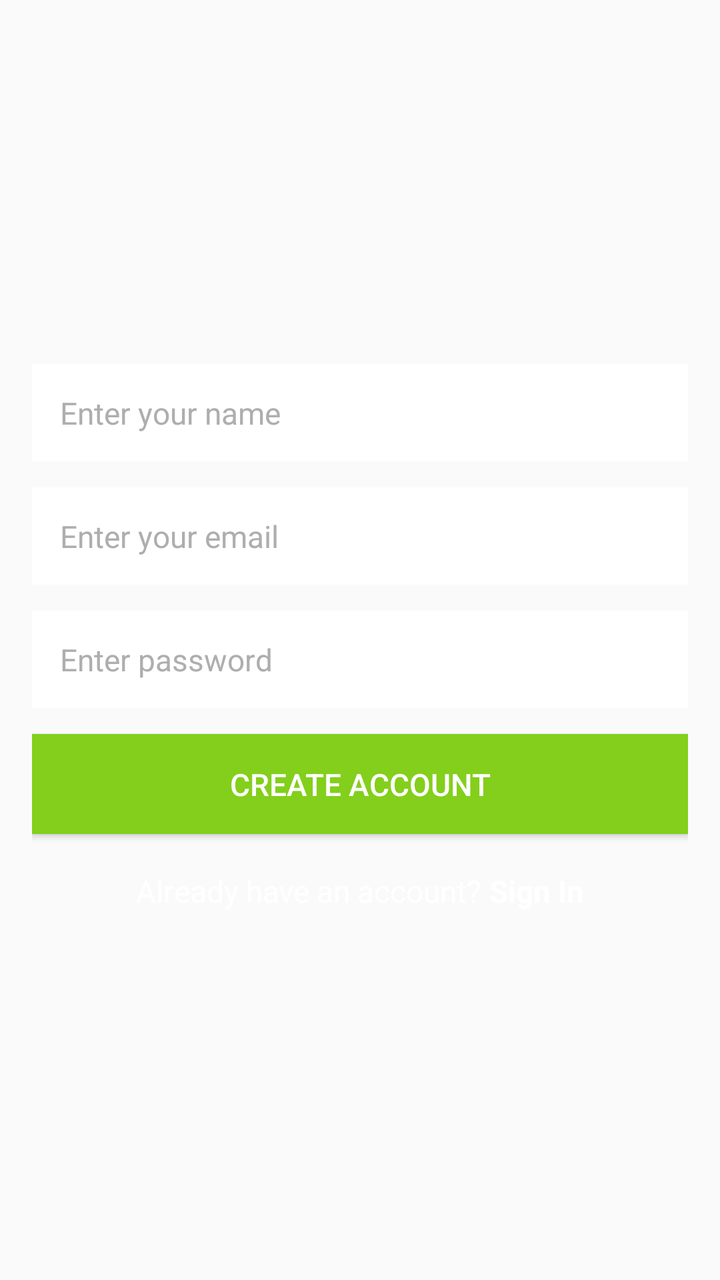
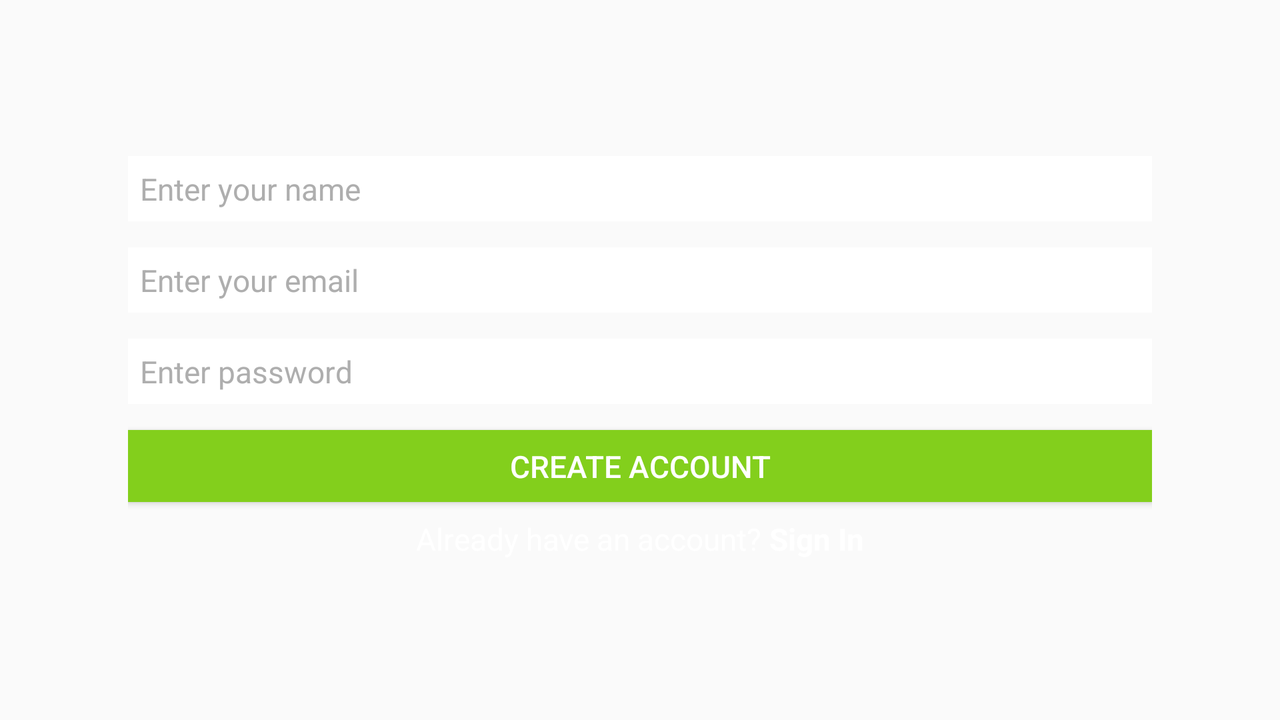

First picture: res/layout/ on a phone held upright. Second picture: the repository's own variant of that layout, on a device whose configuration matches the variant's folder. Source for both follows.
<!-- AndroidManifest.xml: application theme AppTheme -->
<!-- res/layout/activity_create_account.xml -->
<?xml version="1.0" encoding="utf-8"?>
<ScrollView xmlns:android="http://schemas.android.com/apk/res/android"
    xmlns:tools="http://schemas.android.com/tools"
    xmlns:app="http://schemas.android.com/apk/res-auto"
    android:id="@+id/activity_create_account"
    android:layout_width="match_parent"
    android:layout_height="match_parent"
    android:fillViewport="true"
    tools:context=".ui.login.CreateAccountActivity"
    >

    <LinearLayout
        android:id="@+id/linear_layout_create_account_activity"
        android:layout_width="match_parent"
        android:layout_height="wrap_content"
        android:gravity="center"
        android:orientation="vertical"
        android:paddingBottom="@dimen/activity_vertical_margin"
        android:paddingLeft="@dimen/activity_horizontal_margin"
        android:paddingRight="@dimen/activity_horizontal_margin"
        android:paddingTop="@dimen/activity_vertical_margin"
        >

        <EditText
        android:id="@+id/edit_text_username_create"
        android:layout_width="match_parent"
        android:layout_height="wrap_content"
        android:background="@android:color/white"
        android:hint="@string/hint_enter_username"
        android:inputType="textCapWords"
        android:padding="@dimen/edit_text_padding"
        android:textColor="@color/black"
        android:textColorHint="@color/dark_grey"
        android:textSize="@dimen/login_buttons_text_size"
        android:layout_marginBottom="@dimen/lists_title_bottom_margin"/>

        <EditText
        android:id="@+id/edit_text_email_create"
        android:layout_width="match_parent"
        android:layout_height="wrap_content"
        android:background="@android:color/white"
        android:hint="@string/hint_enter_email"
        android:inputType="textEmailAddress"
        android:padding="@dimen/edit_text_padding"
        android:textColor="@color/black"
        android:textColorHint="@color/dark_grey"
        android:textSize="@dimen/login_buttons_text_size"
        android:layout_marginBottom="@dimen/lists_title_bottom_margin"/>

        <EditText
        android:id="@+id/edit_text_password_create"
        android:layout_width="match_parent"
        android:layout_height="wrap_content"
        android:background="@android:color/white"
        android:hint="@string/hint_enter_password"
        android:inputType="textPassword"
        android:padding="@dimen/edit_text_padding"
        android:textColor="@color/black"
        android:textColorHint="@color/dark_grey"
        android:textSize="@dimen/login_buttons_text_size"
        android:layout_marginBottom="@dimen/lists_title_bottom_margin"/>

        
            
            
            
            

        
            
            
            
            
            

            
                
                
                
                
                
                
                
                
                
                
        

        
            
            
            
            
            

            
                
                
                
                
                
                
                
                
                
                
        

        
            
            
            
            
            

            
                
                
                
                
                
                
                
                
                
                
        

        <Button
            android:id="@+id/btn_create_account_final"
            android:layout_width="match_parent"
            android:layout_height="@dimen/input_field_height"
            android:background="@color/colorPrimary"
            android:onClick="onCreateAccountPressed"
            android:text="@string/title_activity_create_account"
            android:textColor="@android:color/white"
            android:textSize="@dimen/login_buttons_text_size" />

        <LinearLayout
            android:layout_width="match_parent"
            android:layout_height="wrap_content"
            android:layout_marginTop="@dimen/margin_small"
            android:gravity="center"
            android:orientation="horizontal">

            <TextView
                android:id="@+id/tv_already_have_account"
                style="@style/LoginCreateText"
                android:layout_width="wrap_content"
                android:layout_height="wrap_content"
                android:text="@string/text_already_have_account" />

            <TextView
                android:id="@+id/tv_sign_in"
                style="@style/LoginCreateTextButton"
                android:layout_width="wrap_content"
                android:layout_height="wrap_content"
                android:onClick="onSignInPressed"
                android:text="@string/button_sign_in" />

        </LinearLayout>
    </LinearLayout>

</ScrollView>
<!-- resources referenced by this layout -->
<resources>
  <color name="black">#616161</color>
  <color name="colorPrimary">#83CF1C</color>
  <color name="dark_grey">#AEAEAE</color>
  <dimen name="activity_horizontal_margin">16dp</dimen>
  <dimen name="activity_vertical_margin">16dp</dimen>
  <dimen name="edit_text_padding">14dp</dimen>
  <dimen name="input_field_height">50dp</dimen>
  <dimen name="lists_title_bottom_margin">13dp</dimen>
  <dimen name="login_buttons_text_size">15.3sp</dimen>
  <dimen name="margin_small">16dp</dimen>
  <string name="button_sign_in">Sign In</string>
  <string name="hint_enter_email">Enter your email</string>
  <string name="hint_enter_password">Enter password</string>
  <string name="hint_enter_username">Enter your name</string>
  <string name="text_already_have_account">Already have an account?</string>
  <string name="title_activity_create_account">Create Account</string>
  <style name="LoginCreateText">
          <item name="android:textSize">@dimen/login_buttons_text_size</item>
          <item name="android:textColor">@android:color/white</item>
          <item name="android:layout_margin">2dp</item>
      </style>
  <style name="LoginCreateTextButton">
          <item name="android:textSize">@dimen/login_buttons_text_size</item>
          <item name="android:textStyle">bold</item>
          <item name="android:textColor">@android:color/white</item>
          <item name="android:layout_margin">2dp</item>
          <item name="android:clickable">true</item>
      </style>
  <!-- from res/values-v21/ -->
  <style name="AppTheme" parent="Theme.AppCompat.Light.NoActionBar">
                  
                  <item name="colorPrimary">@color/colorPrimary</item>
                  <item name="colorPrimaryDark">@color/colorPrimaryDark</item>
                  <item name="colorAccent">@color/colorAccent</item>
                  <item name="android:textColorPrimary">@color/white</item>
                  <item name="android:navigationBarColor">@android:color/background_dark</item>
                  
          </style>
  <color name="colorPrimaryDark">#5AB831</color>
  <color name="colorAccent">#388E3C</color>
  <color name="white">#ffffff</color>
</resources>
<!-- res/layout-land/activity_create_account.xml (the repository's variant of the layout above) -->
<!-- drawn on the phone turned sideways -->
<?xml version="1.0" encoding="utf-8"?>
<ScrollView xmlns:android="http://schemas.android.com/apk/res/android"
    xmlns:tools="http://schemas.android.com/tools"
    xmlns:app="http://schemas.android.com/apk/res-auto"
    android:id="@+id/activity_create_account"
    android:layout_width="match_parent"
    android:layout_height="match_parent"
    android:fillViewport="true"
    tools:context=".ui.login.CreateAccountActivity"
    >



    <LinearLayout
        android:id="@+id/linear_layout_create_account_activity"
        android:layout_width="match_parent"
        android:layout_height="wrap_content"
        android:gravity="center"
        android:orientation="vertical"
        android:paddingBottom="@dimen/activity_vertical_margin"
        android:paddingLeft="@dimen/activity_horizontal_margin_land"
        android:paddingRight="@dimen/activity_horizontal_margin_land"
        android:paddingTop="@dimen/activity_vertical_margin">

        <LinearLayout
            android:layout_width="0px"
            android:layout_height="0px"
            android:focusable="true"
            android:focusableInTouchMode="true" />

        <EditText
            android:id="@+id/edit_text_username_create"
            android:layout_width="match_parent"
            android:layout_height="wrap_content"
            android:background="@android:color/white"
            android:hint="@string/hint_enter_username"
            android:imeOptions="flagNoExtractUi"
            android:inputType="textCapWords"
            android:padding="@dimen/edit_text_padding_land"
            android:textColor="@color/black"
            android:textColorHint="@color/dark_grey"
            android:textSize="@dimen/login_buttons_text_size"
            android:layout_marginBottom="@dimen/lists_title_bottom_margin"/>

        <EditText
            android:id="@+id/edit_text_email_create"
            android:layout_width="match_parent"
            android:layout_height="wrap_content"
            android:background="@android:color/white"
            android:hint="@string/hint_enter_email"
            android:imeOptions="flagNoExtractUi"
            android:inputType="textEmailAddress"
            android:padding="@dimen/edit_text_padding_land"
            android:textColor="@color/black"
            android:textColorHint="@color/dark_grey"
            android:textSize="@dimen/login_buttons_text_size"
            android:layout_marginBottom="@dimen/lists_title_bottom_margin"/>

        <EditText
            android:id="@+id/edit_text_password_create"
            android:layout_width="match_parent"
            android:layout_height="wrap_content"
            android:background="@android:color/white"
            android:hint="@string/hint_enter_password"
            android:imeOptions="flagNoExtractUi"
            android:inputType="textPassword"
            android:padding="@dimen/edit_text_padding_land"
            android:textColor="@color/black"
            android:textColorHint="@color/dark_grey"
            android:textSize="@dimen/login_buttons_text_size"
            android:layout_marginBottom="@dimen/lists_title_bottom_margin"/>

        
            
            
            
            
            

            
                
                
                
                
                
                
                
                
                
                
                
        

        
            
            
            
            
            

            
                
                
                
                
                
                
                
                
                
                
                
        

        
            
            
            
            
            

            
                
                
                
                
                
                
                
                
                
                
                
        

        <Button
            android:id="@+id/btn_create_account_final"
            android:layout_width="match_parent"
            android:layout_height="@dimen/input_field_height_land"
            android:background="@color/colorPrimary"
            android:onClick="onCreateAccountPressed"
            android:text="@string/title_activity_create_account"
            android:textColor="@android:color/white"
            android:textSize="@dimen/login_buttons_text_size" />

        <LinearLayout
            android:layout_width="match_parent"
            android:layout_height="wrap_content"
            android:layout_marginTop="@dimen/edit_text_padding_land"
            android:gravity="center"
            android:orientation="horizontal">

            <TextView
                android:id="@+id/tv_already_have_account"
                style="@style/LoginCreateText"
                android:layout_width="wrap_content"
                android:layout_height="wrap_content"
                android:text="@string/text_already_have_account" />

            <TextView
                android:id="@+id/tv_sign_in"
                style="@style/LoginCreateTextButton"
                android:layout_width="wrap_content"
                android:layout_height="wrap_content"
                android:onClick="onSignInPressed"
                android:text="@string/button_sign_in" />

        </LinearLayout>
    </LinearLayout>

</ScrollView>
<!-- resources referenced by the variant -->
<!-- as the phone turned sideways resolves them -->
<resources>
  <color name="black">#616161</color>
  <color name="colorPrimary">#83CF1C</color>
  <color name="dark_grey">#AEAEAE</color>
  <dimen name="activity_horizontal_margin_land">64dp</dimen>
  <dimen name="activity_vertical_margin">16dp</dimen>
  <dimen name="edit_text_padding_land">6dp</dimen>
  <dimen name="input_field_height_land">36dp</dimen>
  <dimen name="lists_title_bottom_margin">13dp</dimen>
  <dimen name="login_buttons_text_size">15.3sp</dimen>
  <string name="button_sign_in">Sign In</string>
  <string name="hint_enter_email">Enter your email</string>
  <string name="hint_enter_password">Enter password</string>
  <string name="hint_enter_username">Enter your name</string>
  <string name="text_already_have_account">Already have an account?</string>
  <string name="title_activity_create_account">Create Account</string>
  <style name="LoginCreateText">
          <item name="android:textSize">@dimen/login_buttons_text_size</item>
          <item name="android:textColor">@android:color/white</item>
          <item name="android:layout_margin">2dp</item>
      </style>
  <style name="LoginCreateTextButton">
          <item name="android:textSize">@dimen/login_buttons_text_size</item>
          <item name="android:textStyle">bold</item>
          <item name="android:textColor">@android:color/white</item>
          <item name="android:layout_margin">2dp</item>
          <item name="android:clickable">true</item>
      </style>
  <!-- from res/values-v21/ -->
  <style name="AppTheme" parent="Theme.AppCompat.Light.NoActionBar">
                  
                  <item name="colorPrimary">@color/colorPrimary</item>
                  <item name="colorPrimaryDark">@color/colorPrimaryDark</item>
                  <item name="colorAccent">@color/colorAccent</item>
                  <item name="android:textColorPrimary">@color/white</item>
                  <item name="android:navigationBarColor">@android:color/background_dark</item>
                  
          </style>
  <color name="colorPrimaryDark">#5AB831</color>
  <color name="colorAccent">#388E3C</color>
  <color name="white">#ffffff</color>
</resources>
